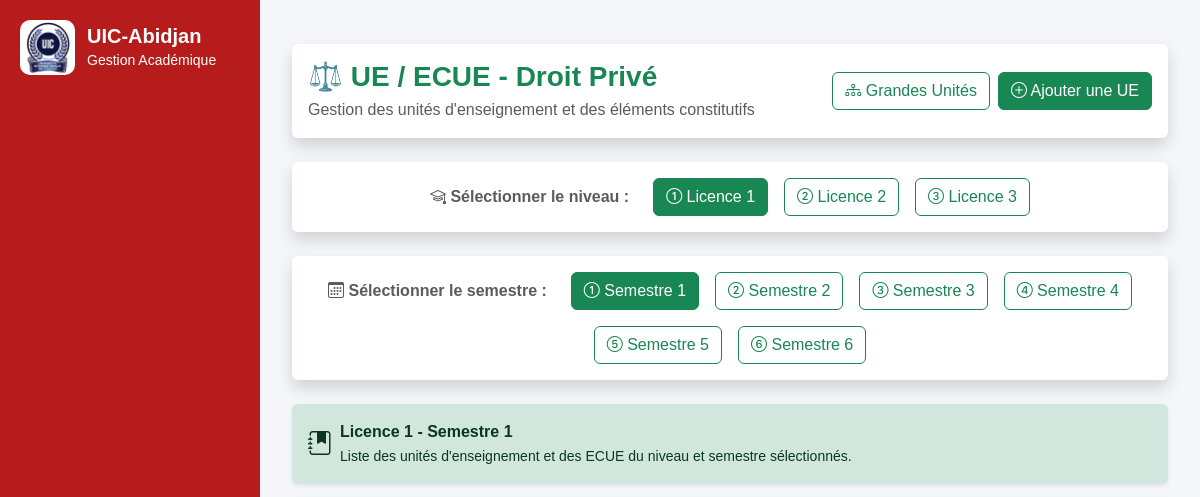
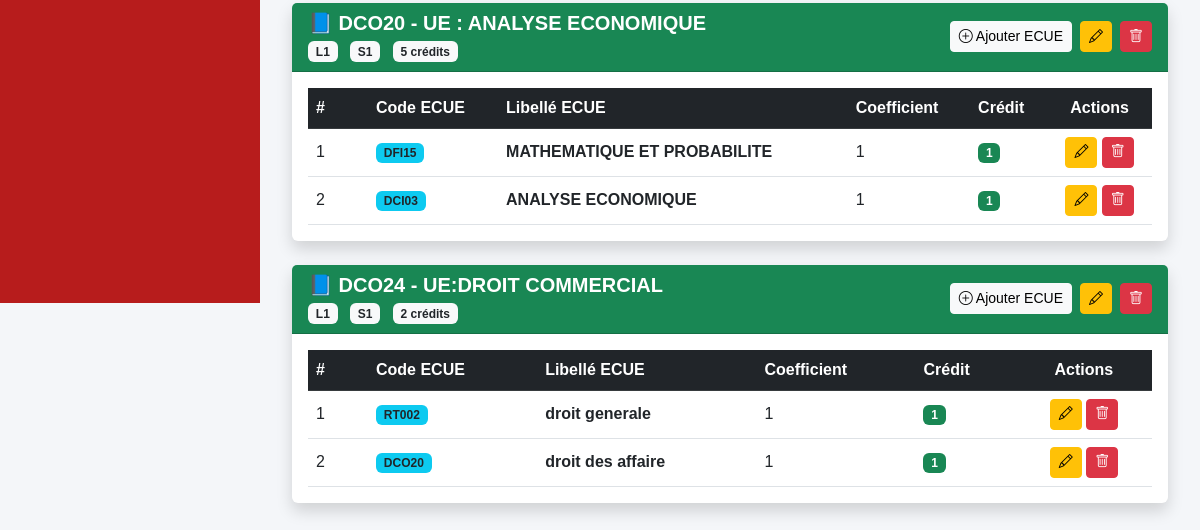
Before: /lmd/l3/droit/ue/ with the older database file (2 pictures, top to bottom).
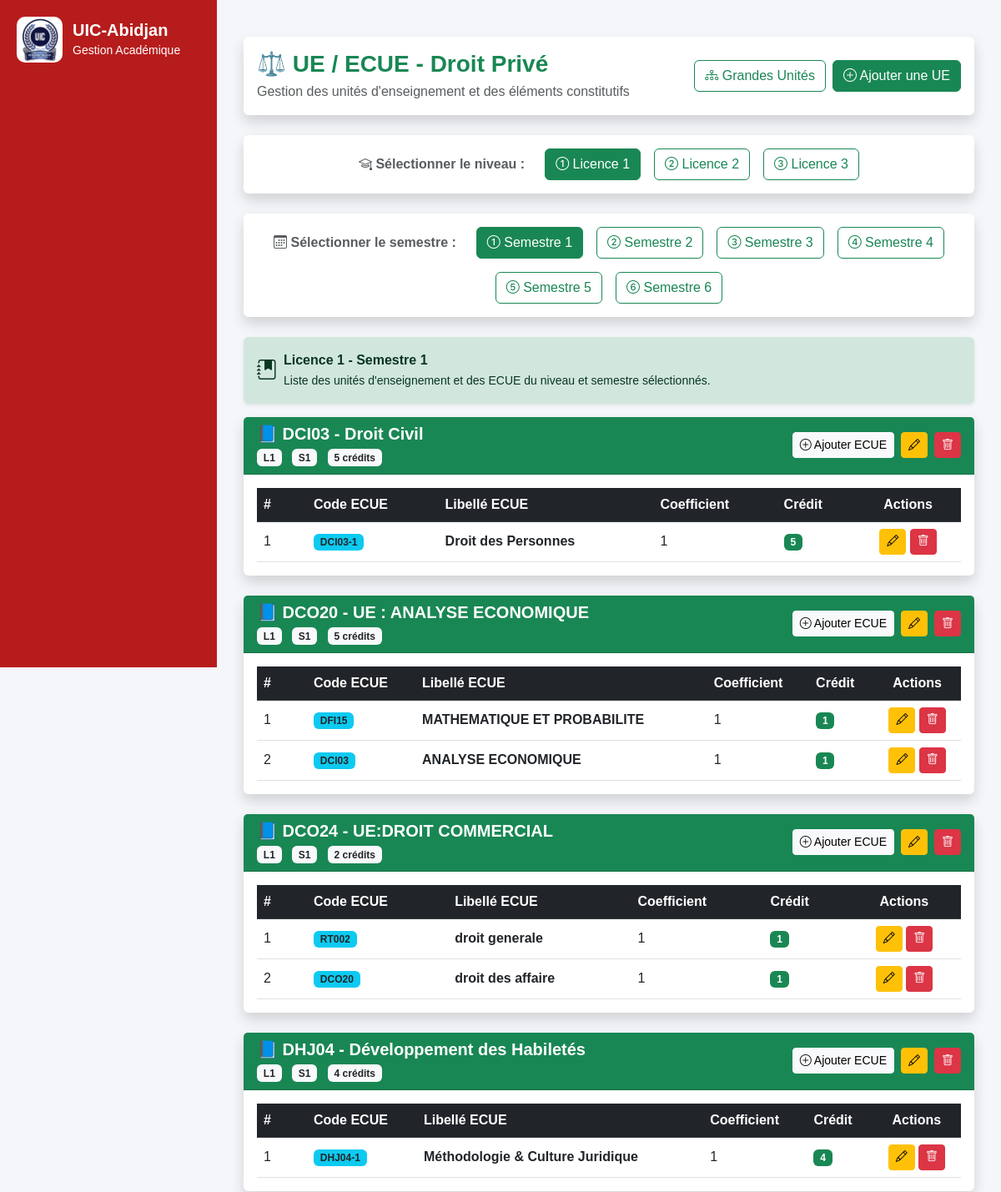
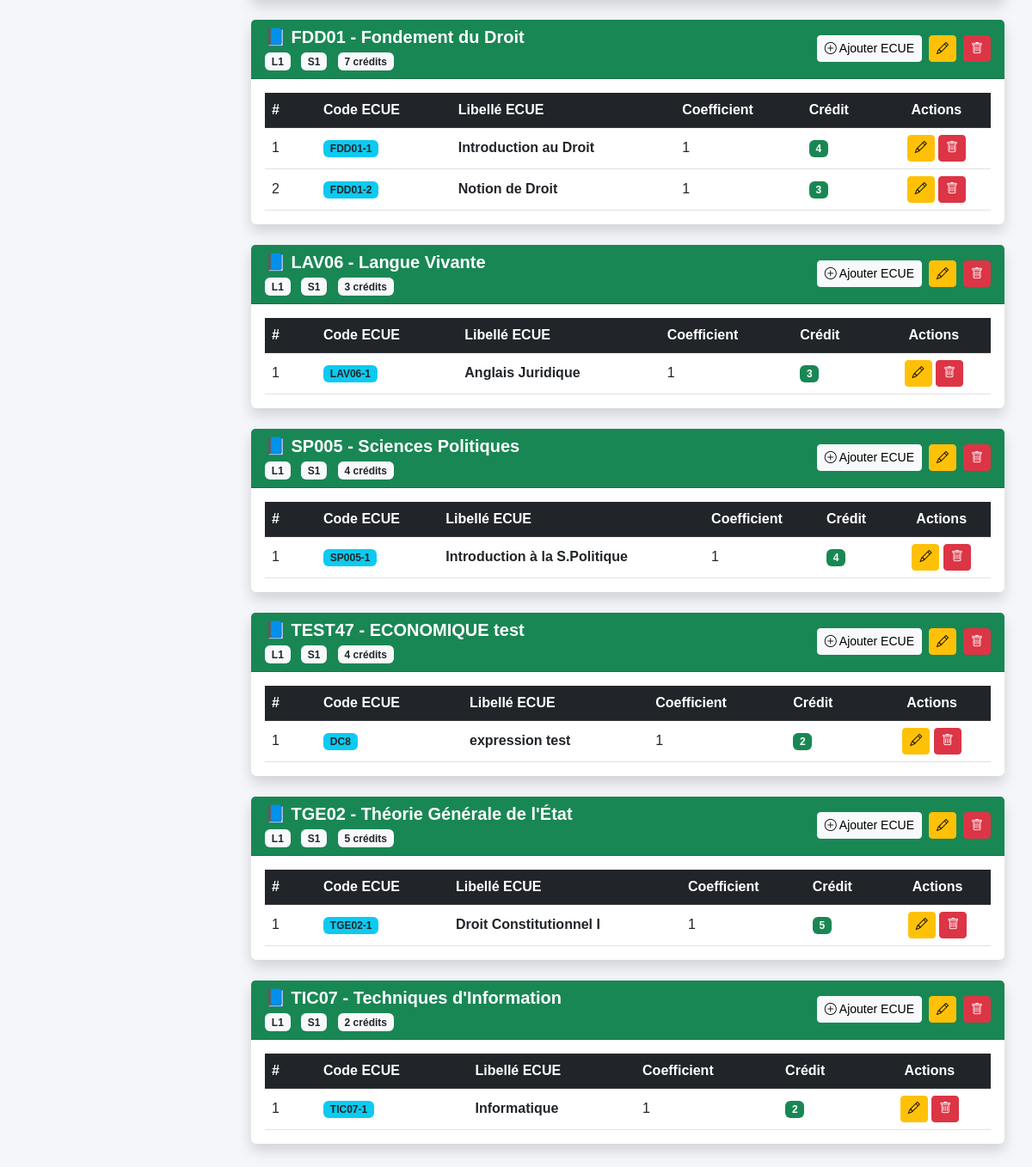
After: the same page with the newer database file (2 pictures, top to bottom).
### lmd/models.py (models this page shows, shortened)
class UE(models.Model):
    niveau = models.CharField(
    max_length=2,
    choices=[
        ("L1", "Licence 1"),
        ("L2", "Licence 2"),
        ("L3", "Licence 3"),
       ],
        default="L1"
     )
    SEMESTRE_CHOICES = (
        ("S1", "Semestre 1"),
        ("S2", "Semestre 2"),
        ("S3", "Semestre 3"),
        ("S4", "Semestre 4"),
        ("S5", "Semestre 5"),
        ("S6", "Semestre 6"),
    )
    session = models.CharField(
    max_length=1,
    choices=[
        ("1", "Session 1"),
        ("2", "Session 2 (Rattrapage)"),
     ],
     default="1"
     )
    code = models.CharField(
        max_length=20
    )
    libelle = models.CharField(
        max_length=200
    )
    credit = models.PositiveIntegerField(
        default=0
    )
    filiere = models.ForeignKey(
        "FiliereLMD",
        null=True,
        blank=True,
        on_delete=models.PROTECT,
        related_name="ues"
    )
    grande_unite = models.ForeignKey(
        "GrandeUnite",
        null=True,
        blank=True,
        on_delete=models.PROTECT,
        related_name="ues"
    )
    semestre = models.CharField(
        max_length=2,
        choices=SEMESTRE_CHOICES,
        default="S1"
    )
    ordre = models.PositiveIntegerField(default=1)
    class Meta:
        ordering = ["ordre"]

class ECUE(models.Model):
    ue = models.ForeignKey(
        UE,
        on_delete=models.CASCADE,
        related_name="ecues"
    )
    code = models.CharField(max_length=20)
    libelle = models.CharField(max_length=200)
    coefficient = models.IntegerField(default=1)
    credit = models.IntegerField(default=1)
    ordre = models.IntegerField(default=1)
    semestre = models.CharField(
        max_length=5,
        choices=[
            ("S1", "Semestre 1"),
            ("S2", "Semestre 2"),
        ],
        default="S1"
    )

### lmd/views.py (the view)
# urls.py: path("l3/droit/ue/",views.l3_droit_ue,name="l3_droit_ue"),
def l3_droit_ue(request):
    filiere = get_object_or_404(
        FiliereLMD,
        libelle="Droit Privé"
    )
    niveau = request.GET.get("niveau", "L1")
    semestre = request.GET.get("semestre", "S1")
    niveaux_valides = ["L1", "L2", "L3"]
    if niveau not in niveaux_valides:
        niveau = "L1"
    semestres_valides = [
        "S1",
        "S2",
        "S3",
        "S4",
        "S5",
        "S6",
    ]
    if semestre not in semestres_valides:
        semestre = "S1"
    ues = (
        UE.objects
        .filter(
            filiere=filiere,
            niveau=niveau,
            semestre=semestre
        )
        .prefetch_related("ecues")
        .order_by("code")
    )
    context = {
        "filiere": filiere,
        "ues": ues,
        "niveau": niveau,
        "semestre": semestre,
    }
    return render(
        request,
        "lmd/l3/droit/ue.html",
        context
    )

### lmd/templates/lmd/l3/droit/ue.html (shortened to what the changed rows need)
{% extends "base.html" %}
{% block content %}
<div class="container-fluid mt-4">
{% for ue in ues %}
<div class="card shadow border-0 mb-4">
<div class="card-header bg-success text-white">
    <div class="d-flex justify-content-between align-items-center">
        <div>
            <h5 class="mb-1 fw-bold">
                📘 {{ ue.code }} - {{ ue.libelle }}
            </h5>
            <div class="mt-1">
                <span class="badge bg-light text-dark me-2">
                    {{ ue.niveau }}
                </span>
                <span class="badge bg-light text-dark me-2">
                    {{ ue.semestre }}
                </span>
                <span class="badge bg-light text-dark">
                    {{ ue.credit }} crédit{{ ue.credit|pluralize }}
                </span>
            </div>
        </div>
        <div class="d-flex gap-2">
            <a href="{% url 'l3_droit_ecue_add' ue.id %}"
               class="btn btn-light btn-sm">
                <i class="bi bi-plus-circle"></i>
                Ajouter ECUE
            </a>
            <a href="{% url 'l3_droit_ue_update' ue.id %}"
               class="btn btn-warning btn-sm"
               title="Modifier l'UE">
                <i class="bi bi-pencil"></i>
            </a>
            <a href="{% url 'l3_droit_ue_delete' ue.id %}"
               class="btn btn-danger btn-sm"
               title="Supprimer l'UE"
               onclick="return confirm('Voulez-vous supprimer cette UE ?');">
                <i class="bi bi-trash"></i>
            </a>
        </div>
    </div>
</div>
<div class="card-body">
    <div class="table-responsive">
        <table class="table table-hover align-middle mb-0">
            <thead class="table-dark">
                <tr>
                    <th width="60">
                        #
                    </th>
                    <th>
                        Code ECUE
                    </th>
                    <th>
                        Libellé ECUE
                    </th>
                    <th>
                        Coefficient
                    </th>
                    <th>
                        Crédit
                    </th>
                    <th class="text-center">
                        Actions
                    </th>
                </tr>
            </thead>
            <tbody>
            {% for ecue in ue.ecues.all %}
            <tr>
                <td>
                    {{ forloop.counter }}
                </td>
                <td>
                    <span class="badge bg-info text-dark">
                        {{ ecue.code }}
                    </span>
                </td>
                <td class="fw-semibold">
                    {{ ecue.libelle }}
                </td>
                <td>
                    {{ ecue.coefficient }}
                </td>
                <td>
                    <span class="badge bg-success">
                        {{ ecue.credit }}
                    </span>
                </td>
                <td class="text-center">
                    <a href="{% url 'l3_droit_ecue_update' ecue.id %}"
                       class="btn btn-warning btn-sm"
                       title="Modifier">
                        <i class="bi bi-pencil"></i>
                    </a>
                    <a href="{% url 'l3_droit_ecue_delete' ecue.id %}"
                       class="btn btn-danger btn-sm"
                       title="Supprimer"
                       onclick="return confirm('Voulez-vous supprimer cet ECUE ?');">
                        <i class="bi bi-trash"></i>
                    </a>
                </td>
            </tr>
            {% endfor %}
            </tbody>
        </table>
    </div>
</div>
</div>
{% endfor %}
</div>
{% endblock %}

Changed rows visible on the page:
added UE: code "DCI03", libelle "Droit Civil", niveau "L1", semestre "S1", credit "5"
added ECUE: code "DCI03-1", libelle "Droit des Personnes", coefficient "1", credit "5", shown under "DCI03"
added UE: code "DHJ04", libelle "Développement des Habiletés", niveau "L1", semestre "S1", credit "4"
added ECUE: code "DHJ04-1", libelle "Méthodologie & Culture Juridique", coefficient "1", credit "4", shown under "DHJ04"
added UE: code "FDD01", libelle "Fondement du Droit", niveau "L1", semestre "S1", credit "7"
added ECUE: code "FDD01-1", libelle "Introduction au Droit", coefficient "1", credit "4", shown under "FDD01"
added ECUE: code "FDD01-2", libelle "Notion de Droit", coefficient "1", credit "3", shown under "FDD01"
added UE: code "LAV06", libelle "Langue Vivante", niveau "L1", semestre "S1", credit "3"
added ECUE: code "LAV06-1", libelle "Anglais Juridique", coefficient "1", credit "3", shown under "LAV06"
added UE: code "SP005", libelle "Sciences Politiques", niveau "L1", semestre "S1", credit "4"
added ECUE: code "SP005-1", libelle "Introduction à la S.Politique", coefficient "1", credit "4", shown under "SP005"
added UE: code "TEST47", libelle "ECONOMIQUE test", niveau "L1", semestre "S1", credit "4"
added ECUE: code "DC8", libelle "expression test", coefficient "1", credit "2", shown under "TEST47"
added UE: code "TGE02", libelle "Théorie Générale de l'État", niveau "L1", semestre "S1", credit "5"
added ECUE: code "TGE02-1", libelle "Droit Constitutionnel I", coefficient "1", credit "5", shown under "TGE02"
added UE: code "TIC07", libelle "Techniques d'Information", niveau "L1", semestre "S1", credit "2"
added ECUE: code "TIC07-1", libelle "Informatique", coefficient "1", credit "2", shown under "TIC07"
